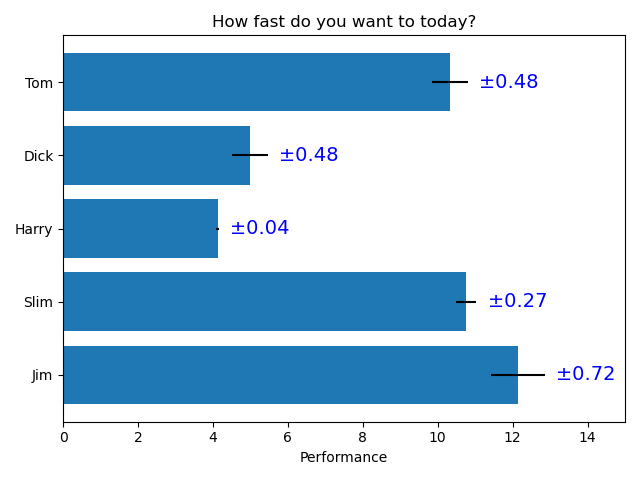

Write Python code to recreate this figure.
import matplotlib.pyplot as plt
import numpy as np

np.random.seed(19689891)
people = ['Tom', 'Dick', 'Harry', 'Slim', 'Jim']
y_pos = list(range(len(people)))
performance = 3 + 10 * np.random.rand(len(people))
error = np.random.rand(len(people))


def main():
    fig, ax = plt.subplots()

    draw1(ax)
    plt.tight_layout()
    plt.savefig('main3.png')
    return


def draw1(ax):
    hbars = ax.barh(y_pos, performance, xerr=error, align='center')
    ax.set_yticks(y_pos, labels=people)
    ax.invert_yaxis()
    ax.set_xlabel('Performance')
    ax.set_title('How fast do you want to today?')

    ax.bar_label(hbars, labels=[f'±{i:.2f}' for i in error], c='b', fontsize=14, padding=8)
    ax.set_xlim(right=15)


if __name__ == '__main__':
    main()
